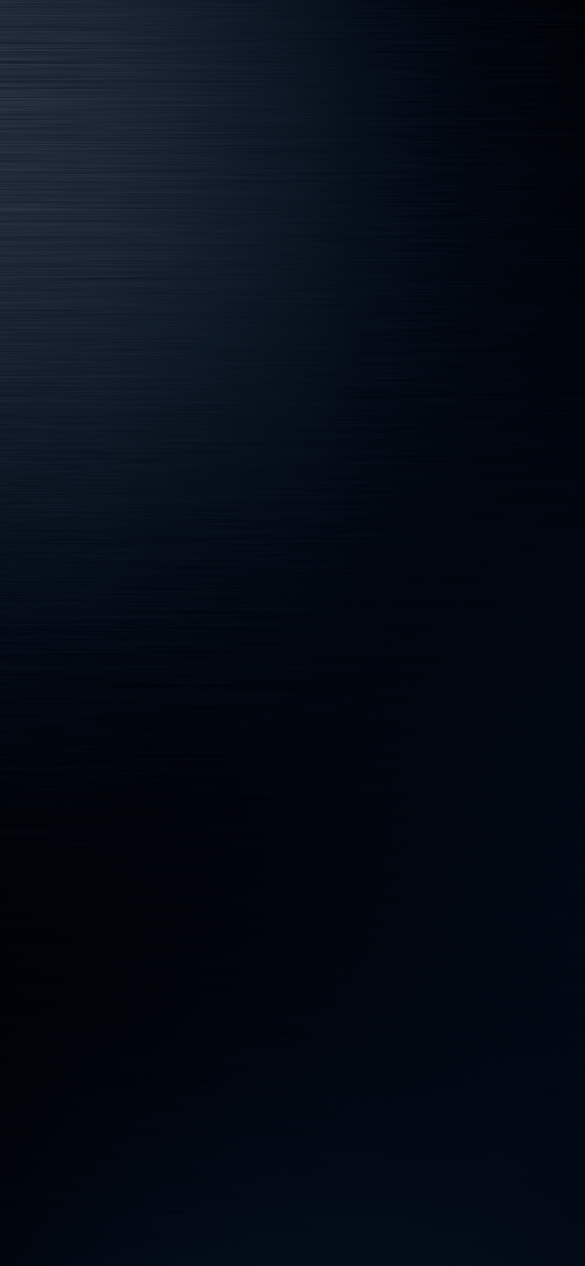
#> input picture docs/deck-design/renders/responsive-primitives/metal-raw.png, 1170 x 2532 px (shown at 1/2 size)
$ python -i build-responsive-primitives.py   (imports and definitions only)
#> lines starting #> are read from the running program, lines starting #| are printed output that depends on the picture
#!/usr/bin/env python3
"""Bake original responsive art alpha and identical all-platform nine-patch PNGs.

  python3 -I scripts/deck-assets/build-responsive-primitives.py [--check]

Source rendering is separate. No Blender, device, existing asset or approval input is modified.
"""
import argparse,hashlib,io,json,platform,sys
from pathlib import Path
from PIL import Image,ImageDraw,__version__ as pillow_version
ROOT=Path(__file__).resolve().parents[2]
SCENE=ROOT/'docs/deck-design/blender/deck_responsive_primitives.py'
SOURCE=ROOT/'docs/deck-design/renders/responsive-primitives'
OUT=ROOT/'apps/mobile/assets/deck/responsive'
def sha(data):return hashlib.sha256(data).hexdigest()
def encode(image):
 stream=io.BytesIO();image.save(stream,format='PNG',optimize=True);return stream.getvalue()
def sides(value):return{key:value for key in ['top','right','bottom','left']}
def mask_for(p,size):
 ss=4;k=3*ss;pad=p['paddingPt'];w,h=p['contentPt'].values();outset=3
 mask=Image.new('L',(size[0]*ss,size[1]*ss),0);draw=ImageDraw.Draw(mask)
 box=((pad-outset)*k,(pad-outset)*k,(pad+w+outset)*k,(pad+h+outset)*k)
 if p['shape']=='circle':draw.ellipse(box,fill=255)
 else:draw.rounded_rectangle(box,radius=(p['radiusPt']+outset)*k,fill=255)
 return mask.resize(size,Image.Resampling.LANCZOS)
def build(source):
 raw_metadata=(source/'render-metadata.json').read_bytes();meta=json.loads(raw_metadata)
 assert meta['format']==1 and meta['kind']=='responsive-primitives' and meta['pxPerPt']==3
 assert meta['sourceSceneSha256']==sha(SCENE.read_bytes())
 assert meta['parentSceneSha256']==sha((SCENE.parent/'deck_scene.py').read_bytes())
 for approved in meta['approval'].values():
  local=ROOT/approved['file']
  if local.exists():assert sha(local.read_bytes())==approved['sha256'],'Approval input changed after render'
 render=meta['renderer'];assert render['samples']==128 and render['pxPerPt']==3 and render['engine']=='CYCLES' and render['denoising'] is True
 assert render['viewTransform']=='Khronos PBR Neutral' and abs(render['exposure']+.1)<1e-6 and render['movingPartObjects']==0 and render['dialTicks']==32
 images={}
 for name,entry in meta['files'].items():
  data=(source/name).read_bytes();assert sha(data)==entry['sha256'] and len(data)==entry['bytes'];im=Image.open(io.BytesIO(data));assert im.mode=='RGBA' and im.size==(1170,2532) and im.getchannel('A').getextrema()==(255,255);images[name]=im
 phone_bytes=(ROOT/'apps/mobile/assets/deck/manifest.json').read_bytes();phone=json.loads(phone_bytes);assert phone['alphaBaked'] is True and len(phone['sprites'])==32
 reused={}
 for name,p in phone['sprites'].items():
  data=(ROOT/'apps/mobile/assets/deck'/p['file']).read_bytes();assert sha(data)==p['sha256'];reused[name]={'file':'../'+p['file'],'sha256':p['sha256'],'sourceSha256':p['sourceSha256']}
 # Approved compose.Face repeats the upper plain-metal strip; a full chassis falloff is not its skin.
 metal=Image.new('RGBA',(1170,2532));strip=images['metal-raw.png'].crop((0,30,1170,130))
 for y in range(0,2532,100):metal.paste(strip,(0,y))
 files={'metalPlate.png':encode(metal)};sources={};primitives={}
 def entry(image,reference,content,padding):return{'referencePt':reference,'actualPx':{'w':image.width,'h':image.height},'contentRectPt':content,'paddingPt':sides(padding),'capInsetsPt':None}
 primitives['metalPlate']={**entry(metal,{'w':390,'h':844},{'x':0,'y':0,'w':390,'h':844},0),'file':'metalPlate.png','sha256':sha(files['metalPlate.png']),'bytes':len(files['metalPlate.png']),'alphaMode':'opaque','preserveAspect':False,'plateRecipe':{'kind':'approved-metal-strip-repeat','source':'metal-raw.png','sourceRectPx':{'x':0,'y':30,'w':1170,'h':100},'repeatStepPx':100}}
 for name,p in meta['primitives'].items():
  w,h=p['contentPt'].values();pad=p['paddingPt'];reference={'w':w+2*pad,'h':h+2*pad};size=tuple(round(reference[key]*3) for key in ['w','h'])
  cx,cy=p['centerPt'].values();x,y=round((cx-reference['w']/2)*3),round((cy-reference['h']/2)*3)
  image=images['atlas-raw.png'].crop((x,y,x+size[0],y+size[1]));image.putalpha(mask_for(p,size));payload=encode(image)
  source_name=f'{name}-rgba.png';sources[source_name]=payload
  e=entry(image,reference,{'x':pad,'y':pad,'w':w,'h':h},pad)
  e.update(alphaMode='baked-shape',bakedMask={'shape':p['shape'],'radiusPt':p['radiusPt'],'outsetPt':3,'supersample':4,'resample':'LANCZOS'},sourceImage={'file':'docs/deck-design/renders/responsive-primitives/'+source_name,'sha256':sha(payload),'bytes':len(payload)},placement={'reference':'logical-well-rect','padding':'fixed-pt'})
  if p['shape']=='circle':
   filename=name+'.png';files[filename]=payload;e.update(file=filename,sha256=sha(payload),bytes=len(payload),preserveAspect=True,placement={'reference':'control-shortside','contentSidePt':337/3,'paddingScale':'control-shortside / contentSidePt','alignment':'center'})
  else:
   cap=p['capPt'];e['capInsetsPt']=sides(cap);e['patches']=[]
   xs=[0,round((pad+cap)*3),size[0]-round((pad+cap)*3),size[0]];ys=[0,round((pad+cap)*3),size[1]-round((pad+cap)*3),size[1]]
   for row in range(3):
    for col in range(3):
     x0,x1=xs[col:col+2];y0,y1=ys[row:row+2];assert x1>x0 and y1>y0
     patch=image.crop((x0,y0,x1,y1));data=encode(patch);filename=f'{name}.r{row}c{col}.png';files[filename]=data
     e['patches'].append({'row':row,'col':col,'file':filename,'sourceRectPx':{'x':x0,'y':y0,'w':x1-x0,'h':y1-y0},'referencePt':{'w':(x1-x0)/3,'h':(y1-y0)/3},'actualPx':{'w':x1-x0,'h':y1-y0},'sha256':sha(data),'bytes':len(data)})
   if name=='lcdWell':e['placement'].update(outsetPt=sides(0),referenceMeaning='adaptive-outer-well; not the untouched phone nominal LCD')
   if name=='pttWell':e['placement'].update(reference='voice-sprite-rect',contentWidthRatio=342/355,contentHeightRatio=354/366,alignment='center')
  primitives[name]=e
 assert len(files)==39
 provenance={'docs/deck-design/blender/deck_responsive_primitives.py':sha(SCENE.read_bytes()),'docs/deck-design/blender/deck_scene.py':meta['parentSceneSha256'],'scripts/deck-assets/build-responsive-primitives.py':sha(Path(__file__).read_bytes()),'docs/deck-design/renders/responsive-primitives/render-metadata.json':sha(raw_metadata)}
 for name,data in sources.items():provenance['docs/deck-design/renders/responsive-primitives/'+name]=sha(data)
 for name,p in meta['files'].items():provenance['docs/deck-design/renders/responsive-primitives/'+name]=p['sha256']
 manifest={'format':1,'kind':'responsive-primitives','pxPerPt':3,'alphaBaked':True,'approval':meta['approval'],'sourcePhoneManifestSha256':sha(phone_bytes),'reusedPhoneSprites':reused,'primitives':primitives,'renderer':render,'provenance':{'files':provenance},'generator':{'file':'scripts/deck-assets/build-responsive-primitives.py','sha256':sha(Path(__file__).read_bytes()),'python':platform.python_version(),'pillow':pillow_version},'shippingPngCount':39,'ninePatchContract':'capInsetsPt is inside contentRectPt; paddingPt is outside. Outer fixed edge = paddingPt + capInsetsPt. Stretch only middle row/column; compose nine images identically on every OS.'}
 files['manifest.json']=(json.dumps(manifest,indent=2)+'\n').encode();return files,sources
# [8 lines not run here, left out]

>>> import cv2
>>> picture = cv2.imread('../../docs/deck-design/renders/responsive-primitives/metal-raw.png', cv2.IMREAD_GRAYSCALE)
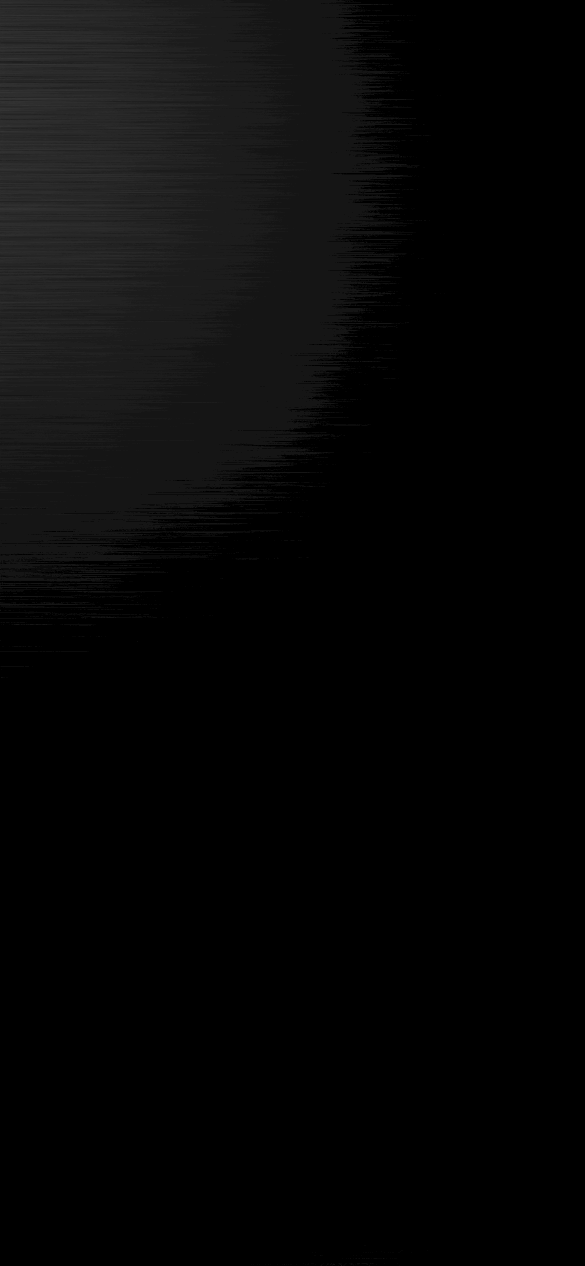
#> picture: shape (2532, 1170) (shown at 1/2 size); min 0, max 56, mean 7
#> (the run stopped early here; a loop or call above may not have finished)

$ run again, on docs/deck-design/renders/responsive-primitives/dialTicks-rgba.png
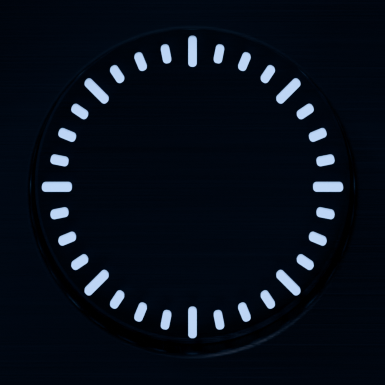
#> input picture docs/deck-design/renders/responsive-primitives/dialTicks-rgba.png, 385 x 385 px
#> `picture = cv2.imread('../../docs/deck-design/renders/responsive-primit..`:
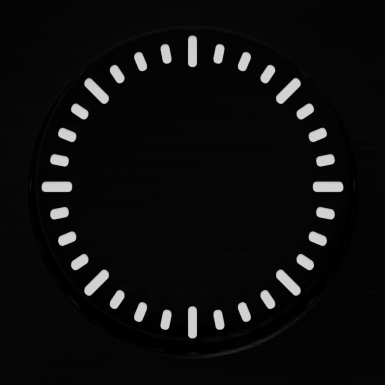
#> picture: shape (385, 385); min 0, max 214, mean 13.6
